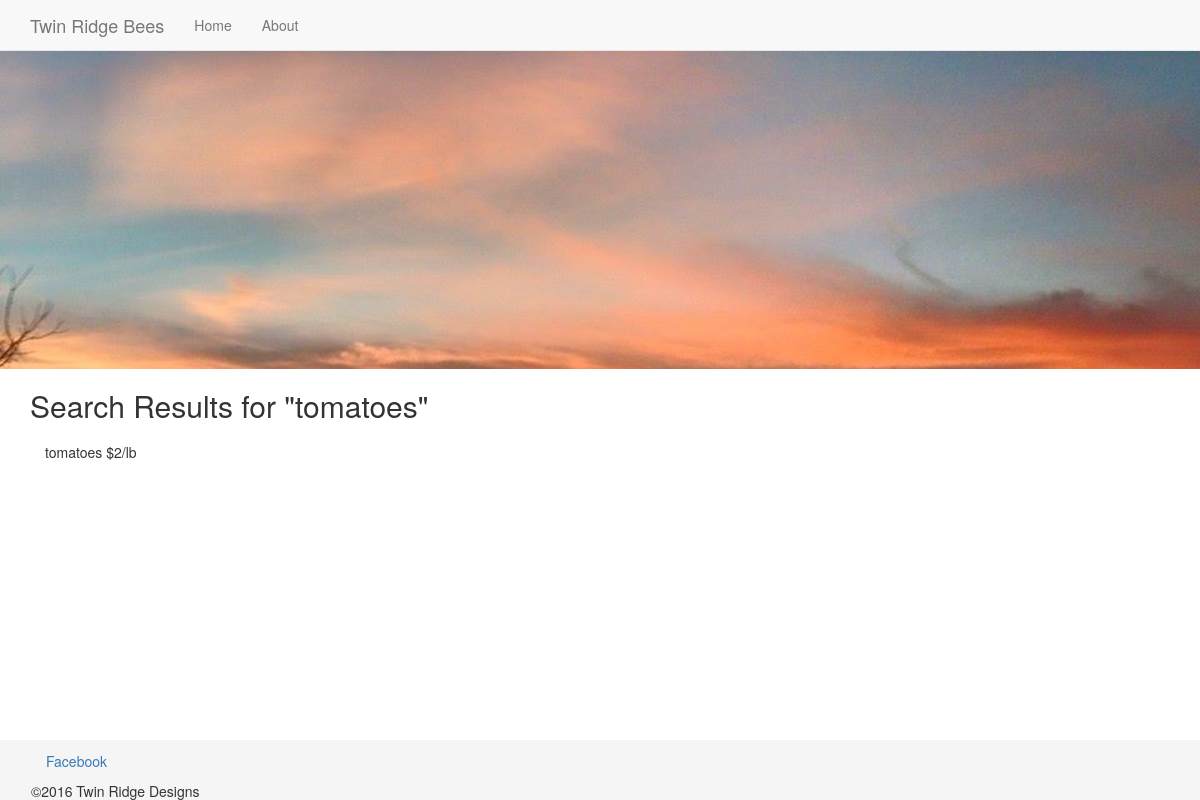
/products.php?s=tomatoes, run on an earlier commit of the app's database.
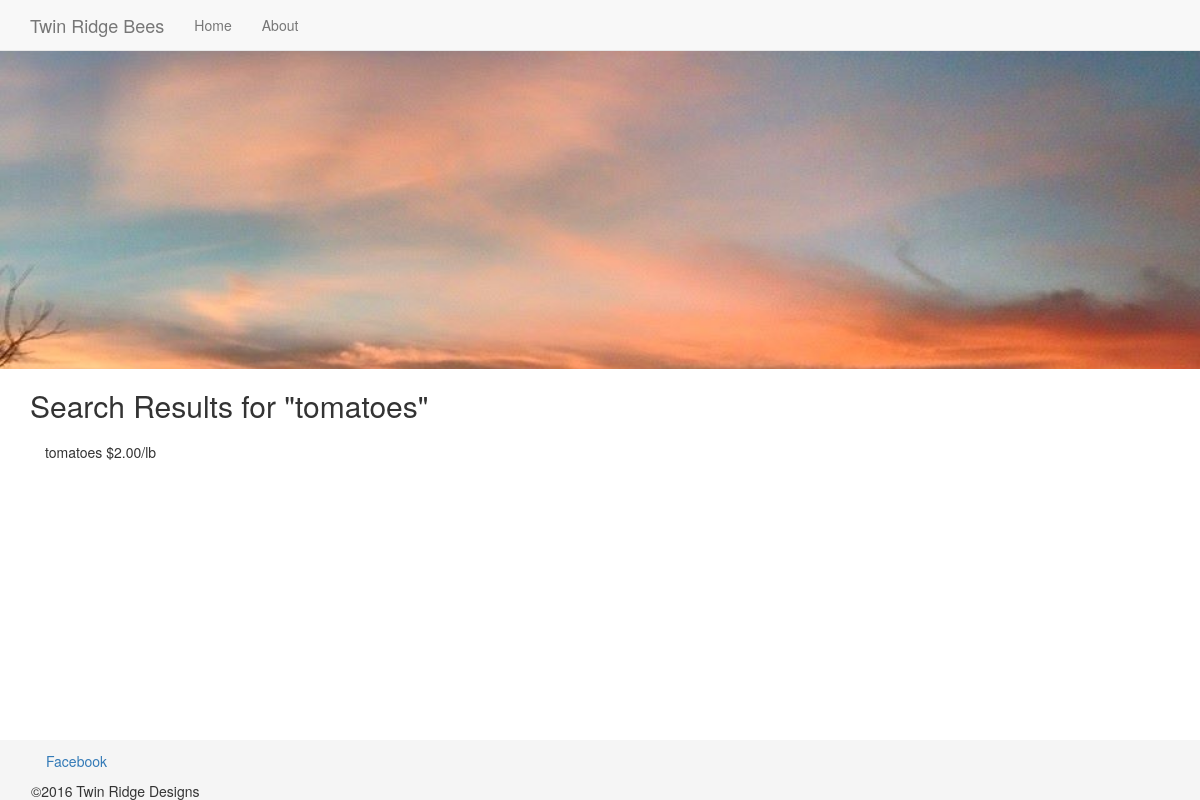
And on a later commit of the database.
### tables this page shows
CREATE TABLE `Products` (
  `id` int(11) NOT NULL,
  `name` varchar(50) NOT NULL,
  `unit` varchar(11) NOT NULL,
  `price` decimal(10,2) NOT NULL
);

### inc/functions.php (the view)
<?php
function get_catalog_count($category = null,$search = null) {
    $category = strtolower($category);
    include("connection.php");
    try {
        $sql = "SELECT COUNT(id) FROM Products";
        if (!empty($search)) {
          $result = $db->prepare(
            $sql
            . " WHERE name LIKE ?"
          );
          $result->bindValue(1,'%'.$search.'%',PDO::PARAM_STR);
        } else if (!empty($category)) {
          $result = $db->prepare(
            $sql
            . " WHERE LOWER(name) = ?"
          );
          $result->bindParam(1,$category,PDO::PARAM_STR);
        } else {
          $result = $db->prepare($sql);
        }
        $result->execute();
    } catch (Exception $e) {
      echo "bad query";
    }
  $count = $result->fetchColumn(0);
  return $count;
}
function all_products_array() {
	include("connection.php");
		try {
		$results = $db->query("SELECT name, price, unit FROM Products;");
	} catch (Exception $e) {
		echo "Data could not be retrieved from the database.";
		exit;
	}
	$products = $results->fetchAll();
	return $products;
}
function get_item_html($item) {
    $output = "<li class='list-group-item'>"
        . $item["name"] . " $"
        . $item["price"] . "/"
        . $item["unit"] . "</li>";
    return $output;
}
function search_catalog_array($search, $limit = null, $offset = 0) {
    include("connection.php");
    try {
       $sql = "SELECT name, price, unit
         FROM Products
         WHERE name LIKE ?";
       if (is_integer($limit)) {
          $results = $db->prepare($sql . " LIMIT ? OFFSET ?");
         $results->bindValue(1,"%".$search."%",PDO::PARAM_STR);
          $results->bindParam(2,$limit,PDO::PARAM_INT);
          $results->bindParam(3,$offset,PDO::PARAM_INT);
       } else {
         $results = $db->prepare($sql);
         $results->bindValue(1,"%".$search."%",PDO::PARAM_STR);
       }
       $results->execute();
    } catch (Exception $e) {
       echo "Unable to retrieve results";
			var_dump($e);
       exit;
    }
    $product = $results->fetchAll();
    return $product;
}

### inc/header.php (shortened to what this page needs)
<html>
<head>
	<link rel="stylesheet" href="CSS/bootstrap.min.css" type="text/css">
	<link rel="stylesheet" href="css/main.css" type="text/css">
</head>
<body>
	<div class="header">
    <nav class="navbar navbar-default navbar-fixed-top">
      <div class="container">
        <div class="navbar-header">
          <a class="navbar-brand" href="index.php">Twin Ridge Bees</a>
        </div>
        <div id="navbar" class="collapse navbar-collapse">
          <ul class="nav navbar-nav">
            <li><a href="index.php">Home</a></li>
            <li><a href="about.php">About</a></li>
          </ul>
        </div>
      </div>
    </nav>
		</div>
		<div class="wide">
			<div class="col-xs-5 line"><hr></div>
			<div class="col-xs-2 logo">Logo</div>
			<div class="col-xs-5 line"><hr></div>
		</div>
	<div id="content">

### products.php (shortened to what this page needs)
<?php
include ("inc/functions.php");
$products = all_products_array();
$pageTitle = "TRB Products";
$section = null;
$search = null;
$items_per_page = 8;
if (isset($_GET["s"])) {
  $search = filter_input(INPUT_GET,"s",FILTER_SANITIZE_STRING);
}
$total_items = get_catalog_count($section,$search);
$offset = 0;
if (!empty($search)) {
  $product = search_catalog_array($search,$items_per_page,$offset);
} else if (empty($section)) {
  $product = all_products_array($items_per_page,$offset);
} else {
  $product = category_catalog_array($section,$items_per_page,$offset);
}
include ("inc/header.php");
?>
<div class="section catalog page">
	<div class="container">
		<h2><?php
        if ($search != null) {
          echo "Search Results for \"".htmlspecialchars($search)."\"";
        } else {
          if ($section != null) {
            echo "<a href='products.php'>All Products</a> &gt; ";
          }
          echo $pageTitle;
        }
        ?></h2>
        <?php
        if ($total_items < 1) {
          echo "<p>Sorry but we don't currently offer ($search)</p>";
          echo "<p>Search Again or "
            . "<a href=\"products.php\">Browse All Products</a></p>";
        } else {
          echo $pagination; ?>
        <ul class="items list-group">
            <?php
            foreach ($product as $item) {
                echo get_item_html($item);
            }
            ?>
        </ul>
		<?php echo $pagination;
        } ?>
	</div>
</div>
<?php include("inc/footer.php"); ?>

### inc/footer.php (shortened to what this page needs)
</div>
	<footer class="footer">
		<div class="container">
			<div>
					<ul class="nav navbar" style=" margin-bottom: 0px;">
						<li><a href="https://www.facebook.com/TwinRidgeFarm/?fref=ts&amp;ref=br_tf">Facebook</a></li>
						<li>©2016 Twin Ridge Designs</li>
			</div>
		</div>
  </footer>
</body>
</html>

### CSS/main.css (style rules this page uses)
.wide { width:100%; height:50%; height:calc(50% - 1px); background-image:url('../images/tr-banner.jpg'); background-size:cover; }
html { position: relative; min-height: 100%; }
body { margin-bottom: 60px; }
.footer { position: absolute; bottom: 0; width: 100%; height: 60px; background-color: #f5f5f5; }
.footer > .container { padding-right: 15px; padding-left: 15px; }
.list-group-item { border: none; }

What changed in the data, as far as the page shows it:
changed products "tomatoes": price "2" → "2.00"
